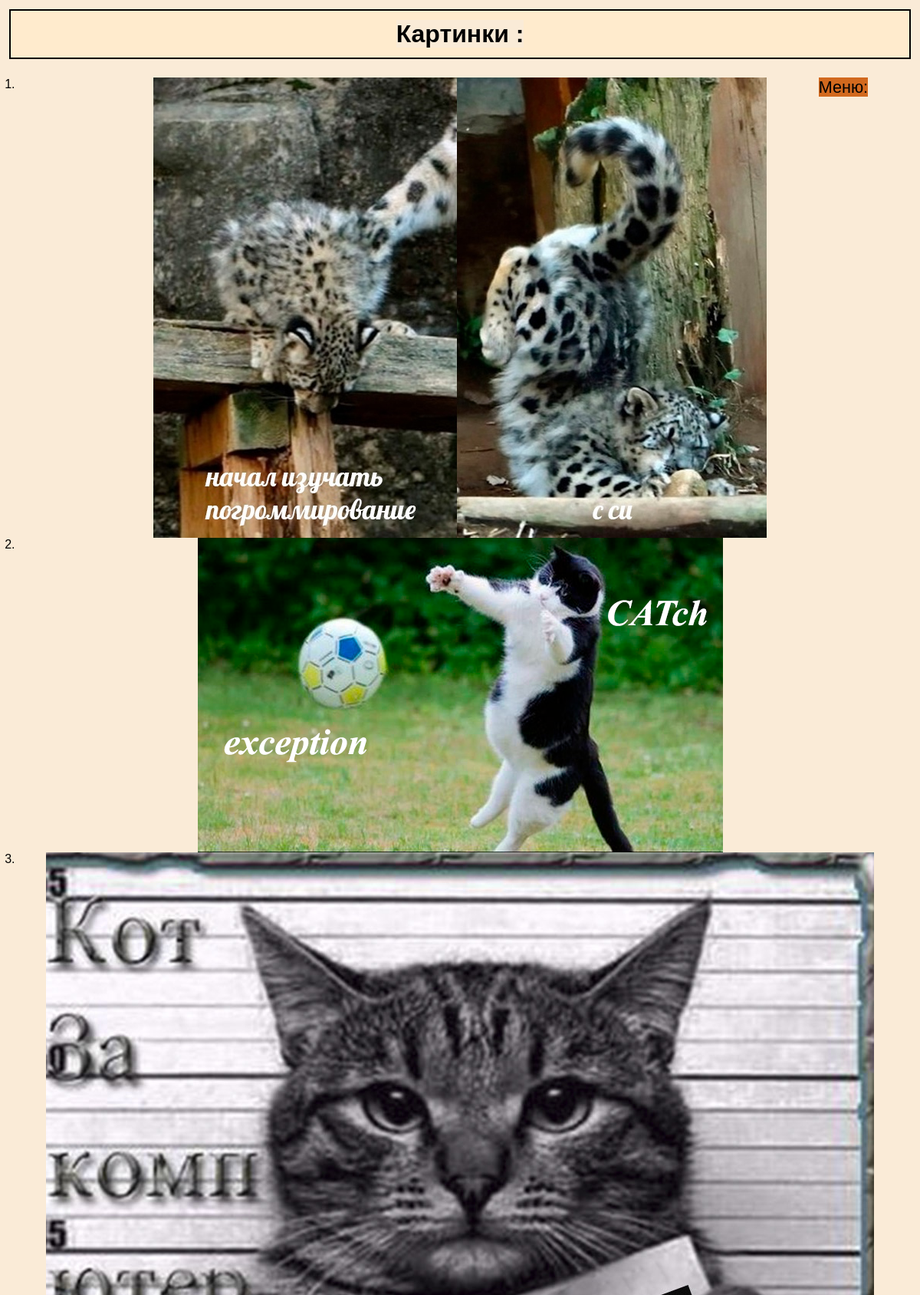
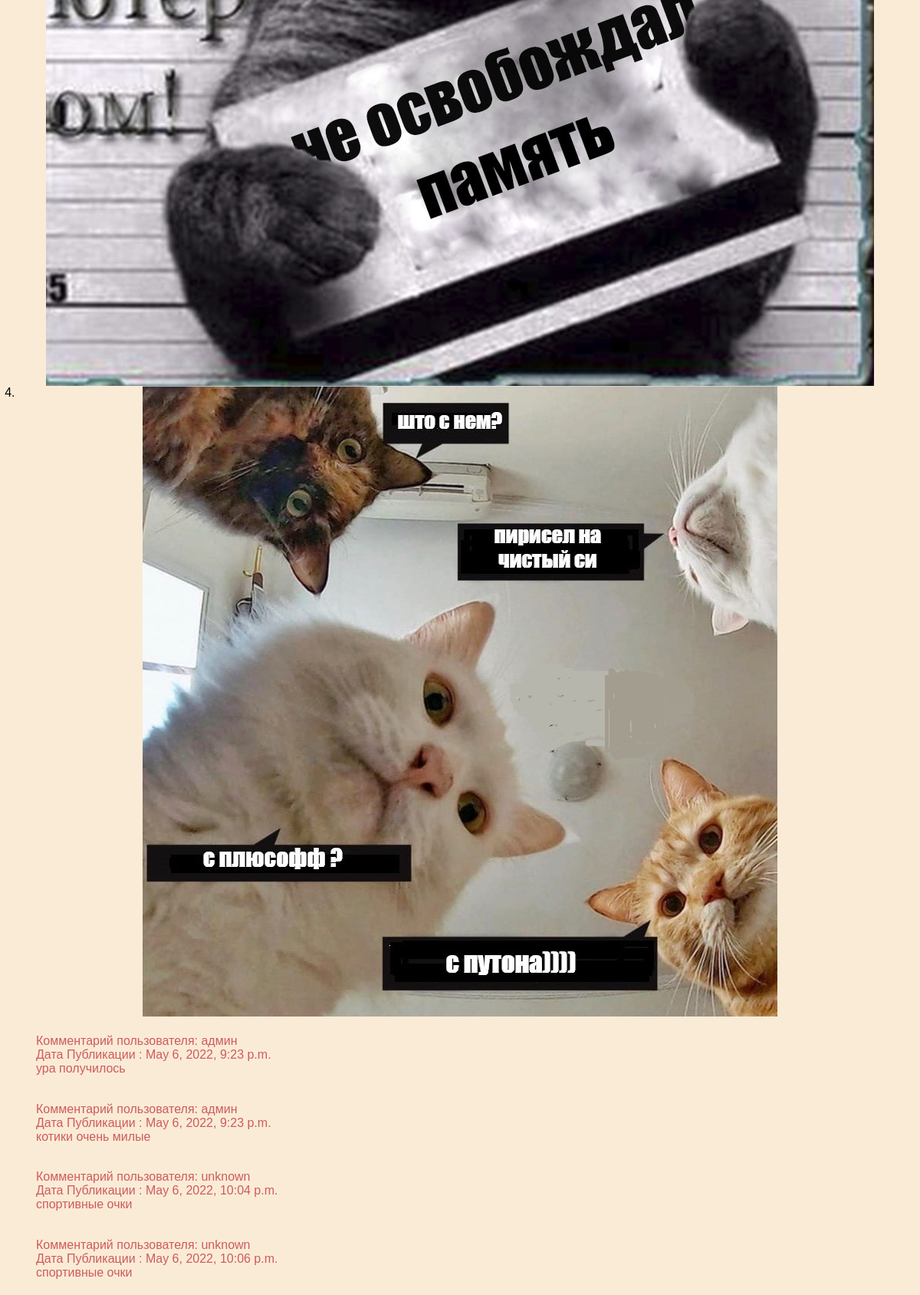
Screenshot of /images_page.html (upper part) with the database file from the repository (2 pictures, top to bottom).
### main/models.py (models this page shows)
class Comment(models.Model):
    content = models.TextField('Комментарий', max_length=1000)
    pub_date = models.DateTimeField('Дата', auto_now_add=True)
    author = models.CharField('Автор', default='unknown', max_length=200)
    def __str__(self):
        return self.content[0:200]

### main/views.py (the view, shortened to what this page needs)
# urls.py: path("images_page.html", views.images_page),
@csrf_exempt
def images_page(request):
    form = CommentForm()
    comments = Comment.objects.all()
    print(comments)
    return render(request, 'main/images_page.html', {'form': form, 'comments': comments})

### main/templates/main/images_page.html (shortened to what this page needs)
{% load static %}
<!DOCTYPE html>
<html lang="en">
<head>
    <link href="../../static/main/css/style.css" type="text/css" rel="stylesheet">
</head>
<body>
    <h1 class = "PageTitle"><strong>Картинки :</strong></h1>
    <div class="menu">
        <a class="Button">Меню:</a>
    </div>
    <div>
        <ol>
            <li id = "1"><img src="../../static/main/images/dHg7PeBPZK4.jpg" /></li>
            <li id = "2"><img src="../../static/main/images/exception_catch.png" /></li>
            <li id = "3"><img src="../../static/main/images/Не%20освобождал%20память.jpg" /></li>
            <li id = "4"><img src="../../static/main/images/пересел%20на%20плюсы_обрез.jpg" /></li>
        </ol>
        {% for comment in comments %}
            <div class="comment">
                <p class="info">
                    Комментарий пользователя: {{comment.author}}
                    <br>
                    Дата Публикации : {{ comment.pub_date }}
                </p>
                {{ comment.content|linebreaks }}
            </div>
        {% empty %}
            <p>There are no comments yet.</p>
        {% endfor %}
    </div>
</body>
</html>

### main/static/main/css/style.css (style rules this page uses)
* { margin: 0; padding: 0; border : 0; box-sizing: border-box; background: antiquewhite; }
div { padding: 1%; margin: 1%; }
p { color : indianred; }
.PageTitle { background: blanchedalmond; text-align: center; margin: 1%; border: 2px solid black; padding: 1%; text-transform: capitalize; }
img { display: block; margin-left: auto; margin-right: auto }
body { font-family: Arial, serif ; }
.menu { padding: 1%; font-size: large; position: fixed; margin: 0 0 0 87%; width: 100%; }
.Button { margin: 1%; background: chocolate; text-align: center; cursor: pointer; position: relative; font-size: larger; }

### rows the page displays
Comment: author "админ", pub_date "May 6, 2022, 9:23 p.m.", content "ура получилось"
Comment: author "админ", pub_date "May 6, 2022, 9:23 p.m.", content "котики очень милые"
Comment: author "unknown", pub_date "May 6, 2022, 10:04 p.m.", content "спортивные очки"
Comment: author "unknown", pub_date "May 6, 2022, 10:06 p.m.", content "спортивные очки"
